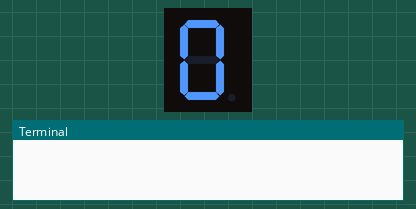
A program run on a simulated Raspberry Pi (header pin numbers). On the bench: 1-digit seven-segment display, the last lines printed to the terminal. The segment pins are drawn as the display they are named for.

Above: at 0.1 s.
At 2.1 s:
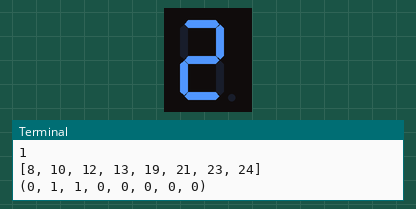
At 3.1 s:
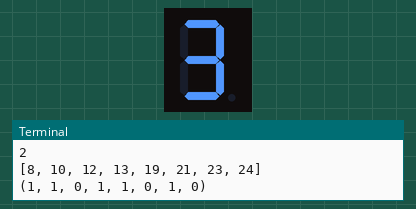
At 5.1 s:
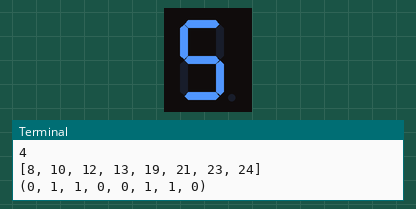
At 6.1 s:
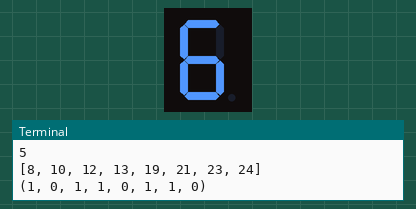
At 9.1 s:
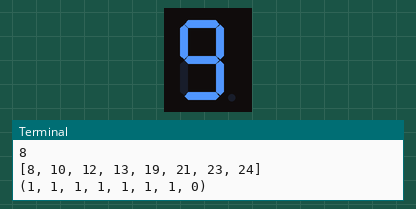

Measured:
- by itself, everything shown: repeats every 10.0 s, in 10 steps
- what the display in image 0 shows lasts 1.0 s, from 0.1 s to 1.1 s

The program:

gpio_fnd_ver2.py
```python
# import RPi.GPIO as GPIO
# import time
from RPi.GPIO import *
from time import *

num = 0
#        A   B   C   D   E   F   G   DP
# seg = [11, 13, 15, 16, 18, 19, 21, 23]
seg = [8, 10, 12, 13, 19, 21, 23, 24]

#       A B C D E F G DP
fnd = [(1,1,1,1,1,1,0,0),#0
       (0,1,1,0,0,0,0,0),#1
       (1,1,0,1,1,0,1,0),#2
       (1,1,1,1,0,0,1,0),#3
       (0,1,1,0,0,1,1,0),#4
       (1,0,1,1,0,1,1,0),#5
       (1,0,1,1,1,1,1,0),#6
       (1,1,1,0,0,0,0,0),#7
       (1,1,1,1,1,1,1,0),#8
       (1,1,1,1,0,1,1,0)]#9

def FND_setup():
    setmode(BOARD)
    setwarnings(False)

    setup(seg,OUT,initial=LOW)
    # for value in list_RGB:
    #     setup(value, OUT)


def main():
    FND_setup()
    i=0

    while True:
        output(seg,fnd[i])
        sleep(1)
        print(i)
        print(seg)
        print(fnd[i])

        if i < 9:
            i= i+1
        else:
            i=0


        # cleanup()

if __name__ == '__main__':
    main()
```
